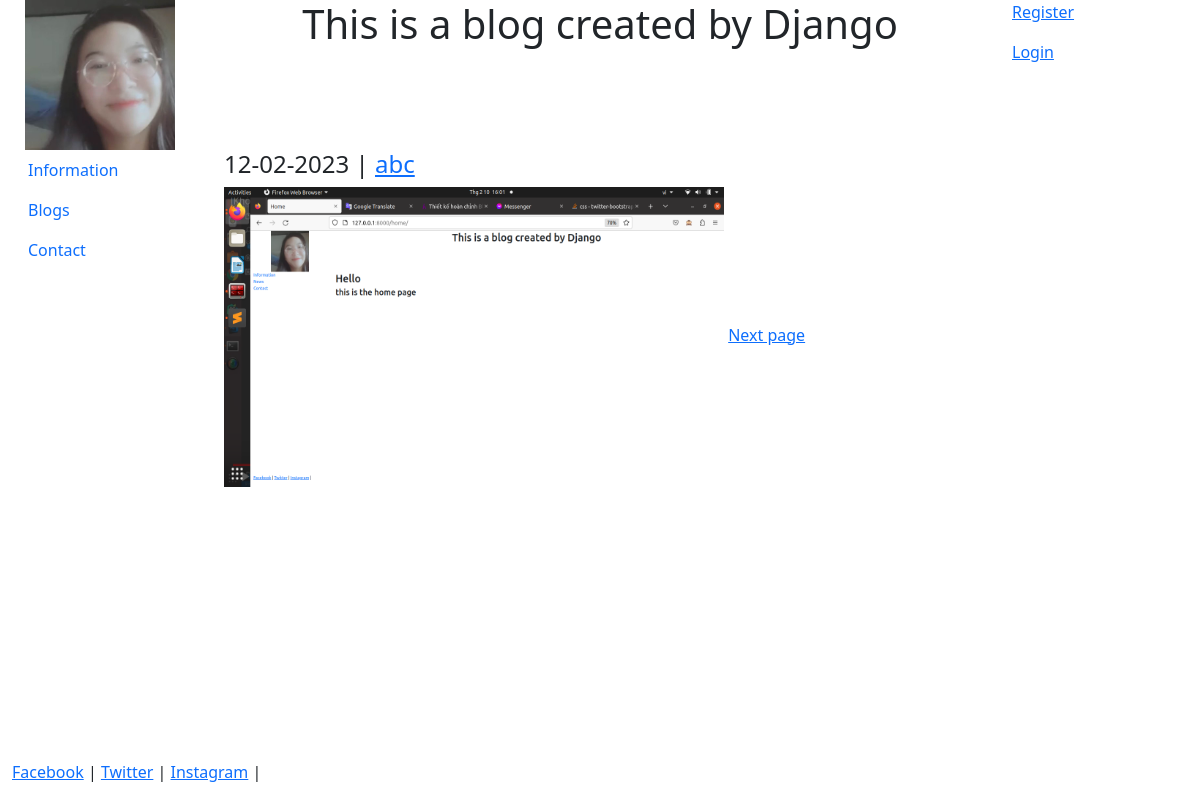
Screenshot of /blog/ with the database file from the repository.
### blog/models.py (models this page shows, shortened)
class Post(models.Model):
    title = models.CharField(max_length=100)
    body = models.TextField()
    date = models.DateTimeField(auto_now_add=True)
    image = models.ImageField(null=True)

### blog/views.py (the view)
# urls.py: path('', views.PostListView.as_view(), name='blog'),
class PostListView(ListView):
    queryset = Post.objects.all().order_by('-date')
    context_object_name = 'Posts'
    template_name = 'blog/blog.html'
    paginate_by = 1

### blog/templates/blog/blog.html (shortened to what this page needs)
{% extends "pages/base.html" %}
{% block content %}
{% for post in Posts %}
<h4>{{post.date|date:"d-m-Y"}} | <a href="{% url 'post' post.id %}">{{post.title}}</a></h4>
<img src="{{post.image.url}}" width="500px" height="300px"/>
{% endfor %}
{% if page_obj.has_next %}
<a href="{{request.path}}?page={{page_obj.next_page_number}}">Next page</a>
{% endif %}
{% endblock %}

### home/templates/pages/base.html (style rules this page uses)
body, html { height: 100%; }

### rows the page displays
Post: date "12-02-2023", title "abc", image (picture)
